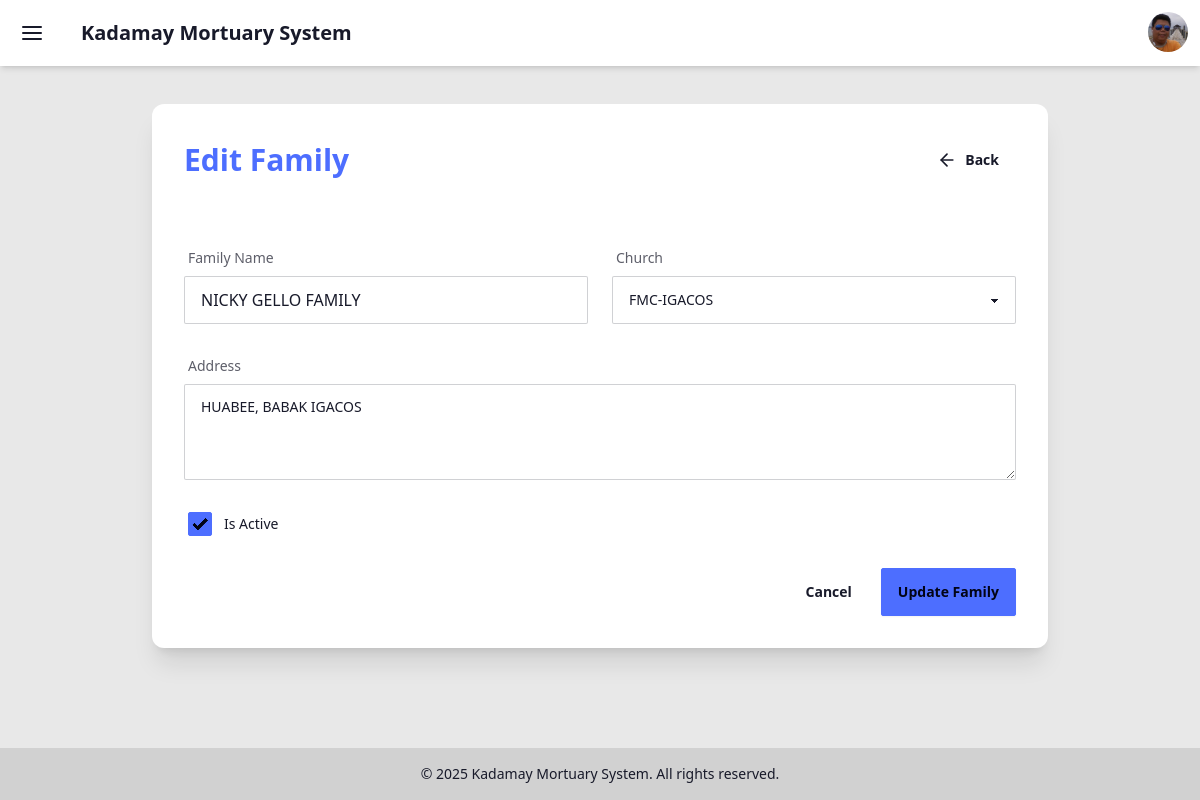
/family/1/edit/ (signed in), run on the app's committed database.
### apps/account/models.py (models this page shows, shortened)
class Profile(models.Model):
    user = models.OneToOneField(User, on_delete=models.CASCADE)
    THEME_CHOICES = [
        ('light', 'Light (Default DaisyUI)'),
        ('dark', 'Dark'),
        ('corporate', 'Corporate'),  # Your current default
        ('retro', 'Retro'),
        ('cyberpunk', 'Cyberpunk'),
        ('valentine', 'Valentine'),
        ('halloween', 'Halloween'),
        ('forest', 'Forest'),
        ('aqua', 'Aqua'),
        ('luxury', 'Luxury'),
        ('dracula', 'Dracula'),
        ('cmyk', 'CMYK'),
        ('autumn', 'Autumn'),
        ('business', 'Business'),
        ('acid', 'Acid'),
        ('lemonade', 'Lemonade'),
        ('night', 'Night'),
        ('coffee', 'Coffee'),
        ('winter', 'Winter'),
        ('dim', 'Dim'),
        ('nord', 'Nord'),
        ('sunset', 'Sunset'),
    ]
    theme = models.CharField(
        max_length=50, choices=THEME_CHOICES, default='corporate')
    profile_picture = models.ImageField(
        upload_to='profile_pics/', blank=True, null=True)

### apps/family/models.py (models this page shows, shortened)
class Family(models.Model):
    church = models.ForeignKey(
        Church, on_delete=models.CASCADE, related_name='families')  # Add related_name
    family_name = models.CharField(max_length=255)
    address = models.TextField()
    is_active = models.BooleanField(default=True)
    in_charge = models.ForeignKey(
        'individual.Individual',  # Assuming Individual model ang in_charge
        on_delete=models.SET_NULL,
        null=True,
        blank=True,
        related_name='families_managed'
    )

### apps/church/models.py (models this page shows)
class Church(models.Model):
    name = models.CharField(max_length=255)
    address = models.TextField(blank=True, null=True)
    district = models.ForeignKey(
        District, on_delete=models.SET_NULL, null=True, blank=True)
    is_active = models.BooleanField(default=True)
    in_charge = models.ForeignKey(
        User,  # Assuming User model ang in_charge
        on_delete=models.SET_NULL,
        null=True,
        blank=True,
        related_name='churches_managed'
    )
    def __str__(self):
        return self.name
    class Meta:
        verbose_name_plural = "Churches"  # Para sa admin panel

### apps/family/views.py (the view, shortened to what this page needs)
# urls.py: path('<int:pk>/edit/', views.FamilyUpdateView.as_view(), name='family_update'),
class FamilyUpdateView(LoginRequiredMixin, UserPassesTestMixin, UpdateView):
    model = Family
    form_class = FamilyForm
    template_name = 'family/family_form.html'
    context_object_name = 'family'
    def test_func(self):
        return self.request.user.is_superuser
    def get_context_data(self, **kwargs):
        context = super().get_context_data(**kwargs)
        context['title'] = f'Edit Family: {self.object.family_name}'
        return context

### apps/account/context_processors.py (called while the page is built)
def user_church(request):
    if request.user.is_authenticated:
        try:
            if request.user.is_superuser:
                from apps.church.models import Church
                return {'church': Church.objects.first()}
            user_church = UserChurch.objects.filter(user=request.user).first()
            return {'church': user_church.church if user_church else None}
        except:
            return {'church': None}
    return {'church': None}

### templates/family/family_form.html (shortened to what this page needs)
{% extends 'base.html' %}
{% block content %}
<div class="card bg-base-100 shadow-xl p-6 md:p-8 text-base-content rounded-xl my-6 mx-auto max-w-4xl">
    <header class="flex flex-col md:flex-row justify-between items-start md:items-center mb-8 gap-4">
        <h1 class="text-3xl font-extrabold text-primary">{% if form.instance.pk %}Edit Family{% else %}Create New Family{% endif %}</h1>
        <a href="{% if form.instance.pk %}{% url 'family:family_detail' form.instance.pk %}{% else %}{% url 'family:family_list' %}{% endif %}"
           class="btn btn-ghost flex items-center gap-2 transition-all duration-300 hover:scale-105 w-full md:w-auto">
            <i data-feather="arrow-left" class="w-5 h-5"></i> Back
        </a>
    </header>
    <form method="post" class="space-y-6">
        <div class="grid grid-cols-1 md:grid-cols-2 gap-6">
            <div class="form-control w-full">
                <label class="label" for="{{ form.family_name.id_for_label }}">
                    <span class="label-text text-base-content/70">Family Name</span>
                </label>
                <input type="text"
                       name="{{ form.family_name.name }}"
                       id="{{ form.family_name.id_for_label }}"
                       value="{{ form.family_name.value|default:'' }}"
                       placeholder="e.g., Dela Cruz Family"
                       class="input input-bordered w-full {% if form.family_name.errors %}input-error{% endif %}"
                >
            </div>
            <div class="form-control w-full">
                <label class="label" for="{{ form.church.id_for_label }}">
                    <span class="label-text text-base-content/70">Church</span>
                </label>
                <select name="{{ form.church.name }}"
                        id="{{ form.church.id_for_label }}"
                        class="select select-bordered w-full {% if form.church.errors %}select-error{% endif %}">
                    {% for church_id, church_name in form.fields.church.choices %}
                        {% if church_id %}
                        <option value="{{ church_id }}" {% if form.church.value|stringformat:"s" == church_id|stringformat:"s" %}selected{% endif %}>{{ church_name }}</option>
                        {% endif %}
                    {% endfor %}
                </select>
            </div>
        </div>
        <div class="form-control w-full">
            <label class="label" for="{{ form.address.id_for_label }}">
                <span class="label-text text-base-content/70">Address</span>
            </label>
            <textarea name="{{ form.address.name }}"
                      id="{{ form.address.id_for_label }}"
                      rows="3"
                      placeholder="e.g., 123 Main St, Anytown"
                      class="textarea textarea-bordered h-24 w-full {% if form.address.errors %}textarea-error{% endif %}">{{ form.address.value|default:'' }}</textarea>
        </div>
        <div class="form-control">
            <label class="label cursor-pointer justify-start gap-3">
                <input type="checkbox"
                       name="{{ form.is_active.name }}"
                       id="{{ form.is_active.id_for_label }}"
                       {% if form.is_active.value %}checked{% endif %}
                       class="checkbox checkbox-primary"
                >
                <span class="label-text text-base-content">Is Active</span>
            </label>
        </div>
        <div class="flex justify-end space-x-3 mt-8">
            <a href="{% if form.instance.pk %}{% url 'family:family_detail' form.instance.pk %}{% else %}{% url 'family:family_list' %}{% endif %}"
               class="btn btn-ghost transition-all duration-300 hover:scale-105">
                Cancel
            </a>
            <button type="submit"
                    class="btn btn-primary transition-all duration-300 hover:scale-105">
                {% if form.instance.pk %}Update Family{% else %}Create Family{% endif %}
            </button>
        </div>
    </form>
</div>
{% endblock %}

### templates/base.html (shortened to what this page needs)
<!DOCTYPE html>
<html lang="en" data-theme="{{ request.user.profile.theme|default:'corporate' }}">
<head>
    <link rel="stylesheet" href="https://cdn.jsdelivr.net/npm/daisyui@4.10.1/dist/full.min.css" />
    <script src="https://cdn.tailwindcss.com"></script>
</head>
<body class="bg-base-200 text-base-content min-h-screen flex flex-col">
    <div class="drawer z-40 flex-grow pt-16">
        <div class="drawer-content flex flex-col">
            <header class="hidden lg:flex navbar bg-base-100 shadow-md z-50 fixed top-0 w-full">
                <div class="flex-1">
                    <button class="btn btn-square btn-ghost mr-2" onclick="document.getElementById('drawer-toggle').checked = !document.getElementById('drawer-toggle').checked;">
                        <i data-feather="menu"></i>
                    </button>
                    <a class="btn btn-ghost text-xl">Kadamay Mortuary System</a>
                </div>
                <div class="flex-none gap-2">
                    <div class="dropdown dropdown-end">
                        <div tabindex="0" role="button" class="btn btn-ghost btn-circle avatar">
                            <div class="w-10 rounded-full">
                                {% if user.profile.profile_picture %}
                                    <img alt="User avatar" src="{{ user.profile.profile_picture.url }}" onerror="this.onerror=null;this.src='https://api.dicebear.com/7.x/initials/svg?seed={{ user.username }}';"/>
                                {% else %}
                                    <img alt="User avatar" src="https://api.dicebear.com/7.x/initials/svg?seed={{ user.username }}" />
                                {% endif %}
                            </div>
                        </div>
                    </div>
                </div>
            </header>
            <main class="flex-grow p-4">
                {% block content %}{% endblock %}
            </main>
            <footer class="footer footer-center p-4 bg-base-300 text-base-content text-sm">
                <aside>
                    <p>&copy; 2025 Kadamay Mortuary System. All rights reserved.</p>
                </aside>
            </footer>
        </div>
        <div class="drawer-side" id="drawer-menu">
            <label for="drawer-toggle" class="drawer-overlay"></label>
        </div>
    </div>
    <div id="toast_container" class="toast toast-end z-[999]"></div>
</body>
</html>

### data on the page
Family: family_name "NICKY GELLO FAMILY", address "HUABEE, BABAK IGACOS"
Church: church "FMC-IGACOS"
